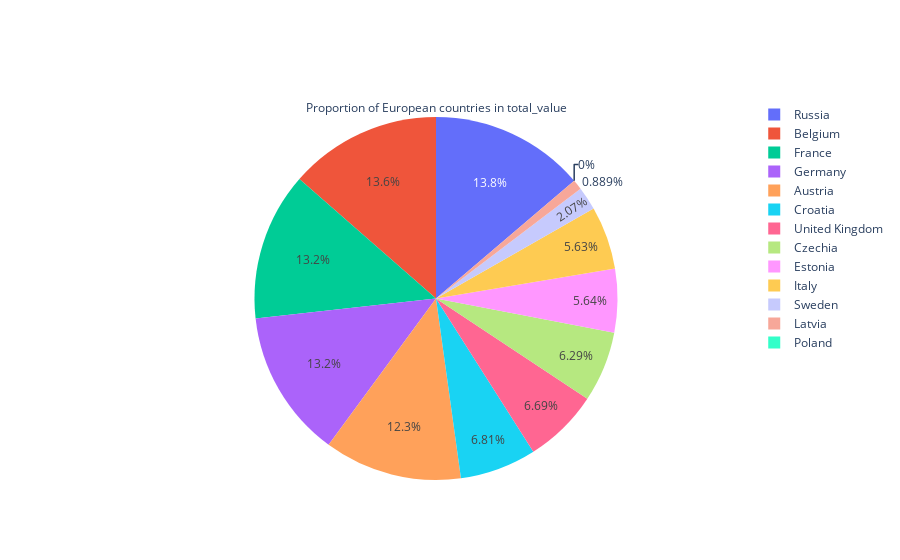

Notebook code cell kept with this figure:
### Code cell
#piechart to show the Proportion of European countries in total_value
plt.figure(figsize=(9,9))
fig = go.Figure(data=[go.Pie(title='Proportion of European countries in total_value',labels=no_free_trial_geo.europe['country'], values=no_free_trial_geo.europe['total_value'])])
fig.show()

### Figure 1 — Plotly figure (JSON) as saved in the notebook; plotly's stock layout.template omitted (floating-point values rounded to 4 significant figures)
{"data": [{"labels": ["Austria", "Belgium", "Croatia", "Czechia", "Estonia", "France", "Germany", "Italy", "Latvia", "Poland", "Russia", "Sweden", "United Kingdom"], "title": {"text": "Proportion of European countries in total_value"}, "type": "pie", "values": [553.3, 611.4, 307.2, 283.8, 254.4, 594.8, 593.6, 253.9, 40.07, 0, 620.9, 93.53, 301.4]}], "layout": {}}
